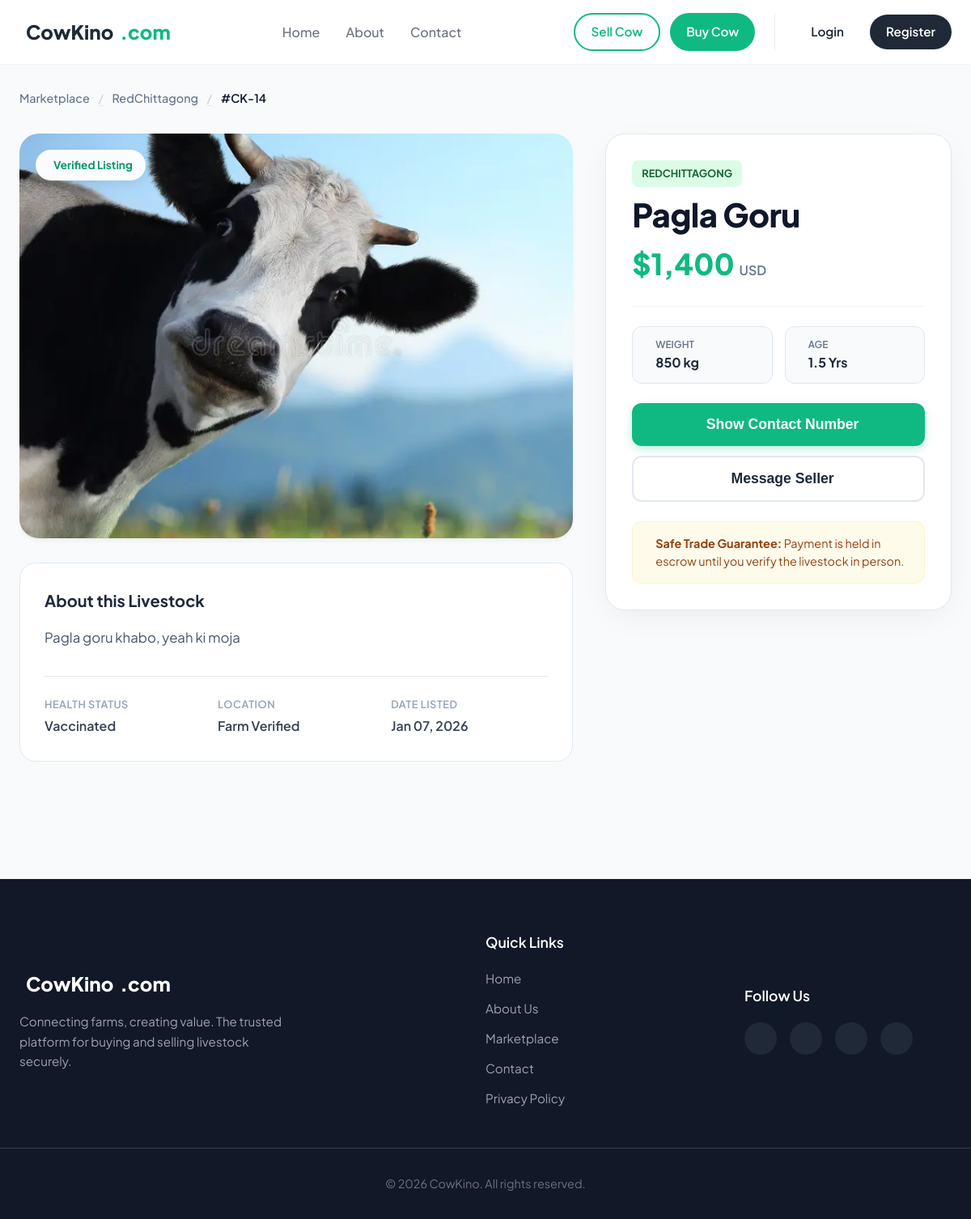
Screenshot of /view/cow_details.php?id=14 with the database file from the repository.
### tables this page shows
CREATE TABLE `cows` (
  `name` varchar(20) NOT NULL,
  `id` int(11) NOT NULL,
  `price` int(20) NOT NULL,
  `breed` varchar(20) NOT NULL,
  `age` float NOT NULL,
  `weight` int(5) NOT NULL,
  `photo_url` varchar(150) NOT NULL,
  `description` varchar(500) NOT NULL
);

### model/cows.php (called while the page is built, shortened)
<?php
require_once __DIR__ . '/DataBase.php';
function GetCowById($id)
{
    global $conn;
    $sql = "SELECT * FROM cows WHERE id = ?";
    $stmt = mysqli_prepare($conn, $sql);
    mysqli_stmt_bind_param($stmt, "i", $id);
    mysqli_stmt_execute($stmt);
    $result = mysqli_stmt_get_result($stmt);
    if ($row = mysqli_fetch_assoc($result)) {
        return $row;
    } else {
        return null;
    }
}

### view/cow_details.php (the view, shortened to what this page needs)
<?php
require_once '../model/cows.php';
$cowId = $_GET['id'];
$cow = GetCowById($cowId);
?>
<!DOCTYPE html>
<html lang="en">
<head>
    <link rel="stylesheet" href="../Asset/style/style.css" />
</head>
<body class="page-bg">
    <?php include "./header.php"; ?>
    <main class="product-page">
        <div class="container">
            <nav class="breadcrumb-clean">
                <a href="buy.php">Marketplace</a>
                <span class="divider">/</span>
                <a href="#"><?php echo htmlspecialchars($cow['breed']); ?></a>
                <span class="divider">/</span>
                <span class="current">#CK-<?php echo $cow['id']; ?></span>
            </nav>
            <div class="product-layout">
                <div class="product-visuals">
                    <div class="main-gallery-wrapper">
                        <img src="../upload/<?php echo htmlspecialchars($cow['photo_url']); ?>"
                             alt="<?php echo htmlspecialchars($cow['name']); ?>"
                             class="hero-image"
                             onerror="this.src='https://via.placeholder.com/1200x800?text=No+Image+Available'">
                        <div class="floating-badge">
                            <i class="ph-fill ph-check-circle"></i> Verified Listing
                        </div>
                    </div>
                    <div class="product-description-block">
                        <h3>About this Livestock</h3>
                        <div class="text-content">
                            <p><?php echo nl2br(htmlspecialchars($cow['description'])); ?></p>
                        </div>
                        <div class="specs-table">
                            <div class="spec-row">
                                <span class="spec-label">Health Status</span>
                                <span class="spec-value">Vaccinated</span>
                            </div>
                            <div class="spec-row">
                                <span class="spec-label">Location</span>
                                <span class="spec-value">Farm Verified</span>
                            </div>
                            <div class="spec-row">
                                <span class="spec-label">Date Listed</span>
                                <span class="spec-value"><?php echo date('M d, Y'); ?></span>
                            </div>
                        </div>
                    </div>
                </div>
                <aside class="product-sidebar">
                    <div class="sidebar-card">
                        <div class="sidebar-header">
                            <span class="breed-tag"><?php echo htmlspecialchars($cow['breed']); ?></span>
                            <h1 class="cow-title"><?php echo htmlspecialchars($cow['name']); ?></h1>
                            <div class="price-block">
                                <span class="amount">$<?php echo number_format($cow['price']); ?></span>
                                <span class="currency">USD</span>
                            </div>
                        </div>
                        <div class="divider-line"></div>
                        <div class="quick-stats">
                            <div class="stat-pill">
                                <div>
                                    <span class="lbl">Weight</span>
                                    <span class="val"><?php echo htmlspecialchars($cow['weight']); ?> kg</span>
                                </div>
                            </div>
                            <div class="stat-pill">
                                <div>
                                    <span class="lbl">Age</span>
                                    <span class="val"><?php echo htmlspecialchars($cow['age']); ?> Yrs</span>
                                </div>
                            </div>
                        </div>
                        <div class="sidebar-actions">
                            <button class="btn-primary-block">
                                <i class="ph-bold ph-phone"></i> Show Contact Number
                            </button>
                            <button class="btn-outline-block">
                                <i class="ph-bold ph-chat-circle-text"></i> Message Seller
                            </button>
                        </div>
                        <div class="safety-box">
                            <p><strong>Safe Trade Guarantee:</strong> Payment is held in escrow until you verify the livestock in person.</p>
                        </div>
                    </div>
                </aside>
            </div>
        </div>
    </main>
    <?php include "./footer.php"; ?>
</body>
</html>

### rows the page displays
cows: breed "RedChittagong", id "14", photo_url (picture), description "Pagla goru khabo, yeah ki moja", breed "REDCHITTAGONG", name "Pagla Goru", price "1,400", weight "850", age "1.5"
